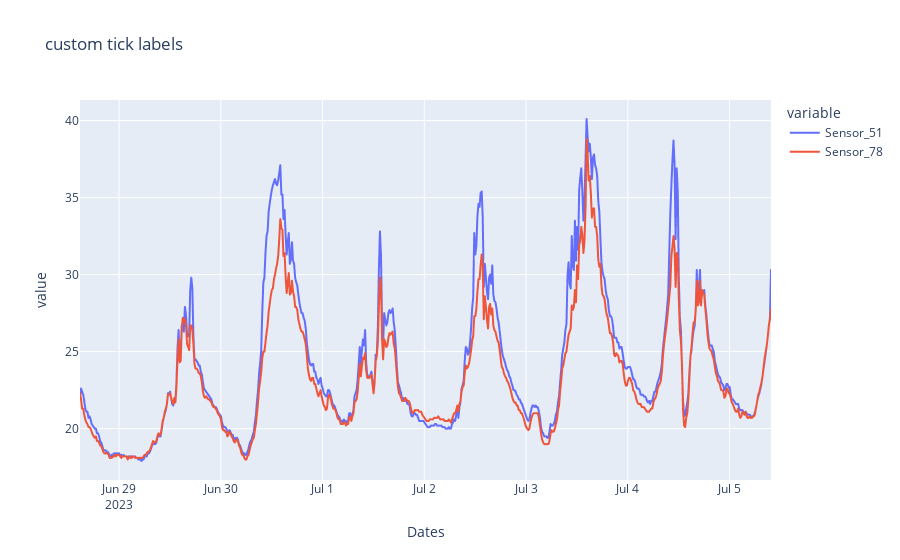

The code cell stored with this chart in its notebook:
### Code cell
fig = px.line(df, x="Dates", y=df.columns,
              title='custom tick labels')
fig.show()

### Figure 1 — Plotly figure (JSON) as saved in the notebook; plotly's stock layout.template omitted (floating-point values rounded to 4 significant figures; data arrays with more than 128 entries replaced by an {"elided": "..."} marker saying what was removed)
{"data": [{"hovertemplate": "variable=Sensor_51<br>Dates=%{x}<br>value=%{y}<extra></extra>", "legendgroup": "Sensor_51", "line": {"color": "#636efa", "dash": "solid"}, "marker": {"symbol": "circle"}, "mode": "lines", "name": "Sensor_51", "showlegend": true, "type": "scattergl", "x": {"elided": "653 str values"}, "xaxis": "x", "y": {"elided": "653 float values"}, "yaxis": "y"}, {"hovertemplate": "variable=Sensor_78<br>Dates=%{x}<br>value=%{y}<extra></extra>", "legendgroup": "Sensor_78", "line": {"color": "#EF553B", "dash": "solid"}, "marker": {"symbol": "circle"}, "mode": "lines", "name": "Sensor_78", "showlegend": true, "type": "scattergl", "x": {"elided": "653 str values"}, "xaxis": "x", "y": {"elided": "653 float values"}, "yaxis": "y"}], "layout": {"legend": {"title": {"text": "variable"}, "tracegroupgap": 0}, "title": {"text": "custom tick labels"}, "xaxis": {"anchor": "y", "domain": [0, 1], "title": {"text": "Dates"}}, "yaxis": {"anchor": "x", "domain": [0, 1], "title": {"text": "value"}}}}
